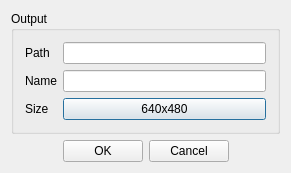
<?xml version="1.0" encoding="UTF-8"?>
<ui version="4.0">
 <class>RenderSetting</class>
 <widget class="QDialog" name="RenderSetting">
  <property name="geometry">
   <rect>
    <x>0</x>
    <y>0</y>
    <width>291</width>
    <height>156</height>
   </rect>
  </property>
  <property name="windowTitle">
   <string>Render Setting</string>
  </property>
  <layout class="QVBoxLayout" name="verticalLayout">
   <item>
    <widget class="QGroupBox" name="groupBox">
     <property name="title">
      <string>Output</string>
     </property>
     <layout class="QGridLayout" name="gridLayout">
      <item row="0" column="0">
       <widget class="QLabel" name="labelPath">
        <property name="text">
         <string>Path</string>
        </property>
       </widget>
      </item>
      <item row="0" column="1">
       <widget class="QLineEdit" name="lineEditPath"/>
      </item>
      <item row="2" column="0">
       <widget class="QLabel" name="labelSize">
        <property name="text">
         <string>Size</string>
        </property>
       </widget>
      </item>
      <item row="2" column="1">
       <widget class="QPushButton" name="pushButtonSize">
        <property name="text">
         <string>640x480</string>
        </property>
       </widget>
      </item>
      <item row="1" column="0">
       <widget class="QLabel" name="labelName">
        <property name="text">
         <string>Name</string>
        </property>
       </widget>
      </item>
      <item row="1" column="1">
       <widget class="QLineEdit" name="lineEditName"/>
      </item>
     </layout>
    </widget>
   </item>
   <item>
    <layout class="QHBoxLayout" name="horizontalLayout">
     <item>
      <spacer name="horizontalSpacer">
       <property name="orientation">
        <enum>Qt::Horizontal</enum>
       </property>
       <property name="sizeHint" stdset="0">
        <size>
         <width>40</width>
         <height>20</height>
        </size>
       </property>
      </spacer>
     </item>
     <item>
      <widget class="QPushButton" name="pushButtonOK">
       <property name="text">
        <string>OK</string>
       </property>
      </widget>
     </item>
     <item>
      <widget class="QPushButton" name="pushButtonCancel">
       <property name="text">
        <string>Cancel</string>
       </property>
      </widget>
     </item>
     <item>
      <spacer name="horizontalSpacer_2">
       <property name="orientation">
        <enum>Qt::Horizontal</enum>
       </property>
       <property name="sizeHint" stdset="0">
        <size>
         <width>40</width>
         <height>20</height>
        </size>
       </property>
      </spacer>
     </item>
    </layout>
   </item>
  </layout>
 </widget>
 <layoutdefault spacing="6" margin="11"/>
 <tabstops>
  <tabstop>lineEditPath</tabstop>
  <tabstop>lineEditName</tabstop>
  <tabstop>pushButtonSize</tabstop>
  <tabstop>pushButtonOK</tabstop>
  <tabstop>pushButtonCancel</tabstop>
 </tabstops>
 <resources/>
 <connections/>
</ui>
